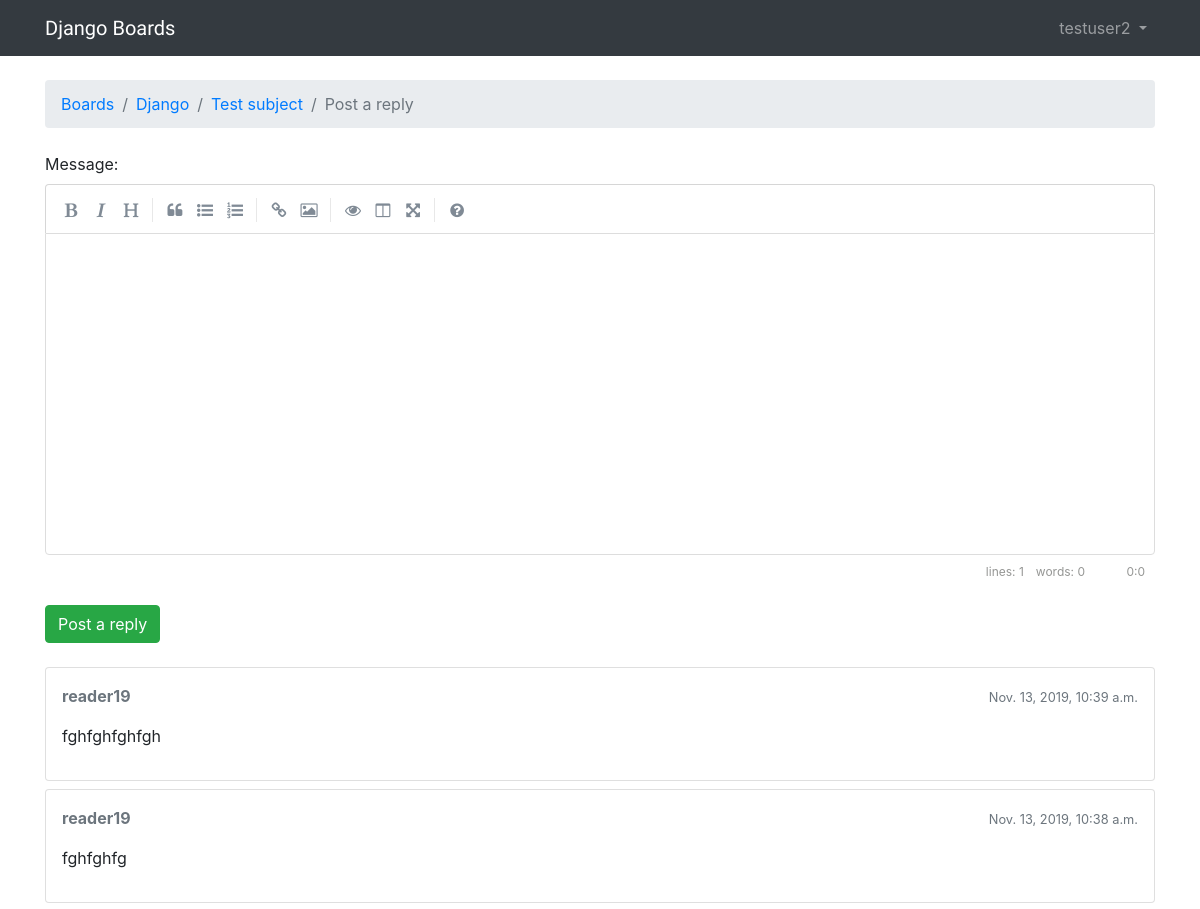
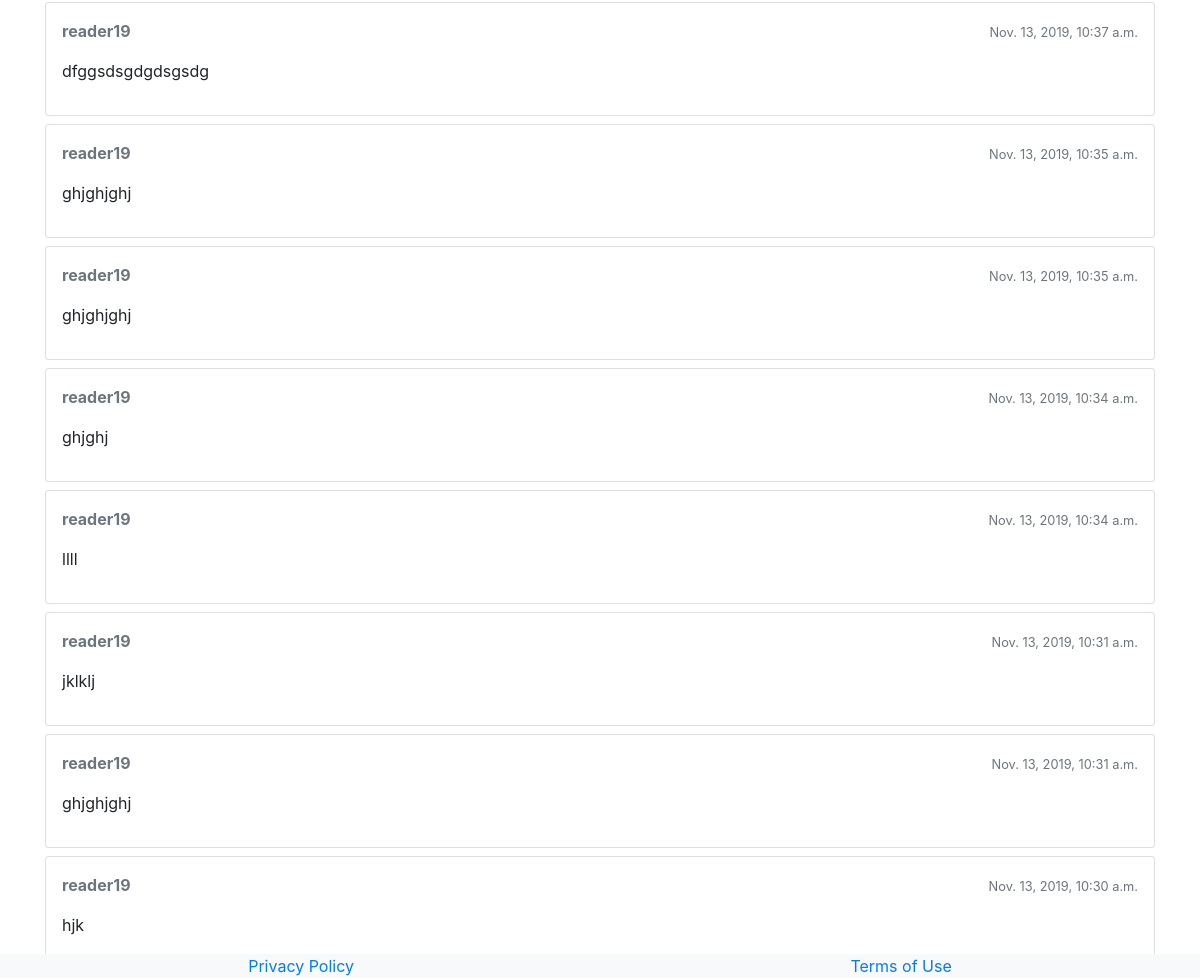
Page /boards/1/topics/1/reply/ (signed in) on the committed database (2 pictures, top to bottom).
### accounts/models.py (models this page shows)
class User(AbstractUser):
    TYPE_CHOICES = (
        ('R', 'Reader'),
        ('B', 'Blogger')
    )
    user_type = models.CharField(max_length=1, choices=TYPE_CHOICES)
    photo = models.ForeignKey(Photo, null=True, blank=True, on_delete=models.SET_NULL)

### boards/models.py (models this page shows, shortened)
class Topic(models.Model):
    subject = models.CharField(max_length=255)
    last_updated = models.DateTimeField(auto_now_add=True)
    board = models.ForeignKey(Board, related_name='topics', on_delete=models.CASCADE)
    starter = models.ForeignKey(User, related_name='topics', on_delete=models.DO_NOTHING)
    views = models.PositiveIntegerField(default=0)
    def get_last_ten_posts(self):
        return self.posts.order_by('-created_at')[:10]

class Board(models.Model):
    name = models.CharField(max_length=30, unique=True)
    description = models.CharField(max_length=100)
    is_active = models.BooleanField(default=True)

class Post(models.Model):
    message = models.TextField(max_length=4000)
    topic = models.ForeignKey(Topic, related_name='posts', on_delete=models.CASCADE)
    created_at = models.DateTimeField(auto_now_add=True)
    updated_at = models.DateTimeField(null=True)
    created_by = models.ForeignKey(User, related_name='posts', on_delete=models.DO_NOTHING)
    updated_by = models.ForeignKey(User, null=True, related_name='+', on_delete=models.DO_NOTHING)
    def get_message_as_markdown(self):
        return mark_safe(markdown(self.message, safe_mode='escape'))

### boards/views.py (the view)
# urls.py: path('boards/<int:pk>/topics/<int:topic_pk>/reply/', views.reply_topic, name='reply_topic'),
@login_required
def reply_topic(request, pk, topic_pk):
    topic = get_object_or_404(Topic, board__pk=pk, pk=topic_pk)
    if request.method == 'POST':
        form = PostForm(request.POST)
        if form.is_valid():
            post = form.save(commit=False)
            post.topic = topic
            post.created_by = request.user
            post.save()
            topic.last_updated = timezone.now()
            topic.save()
            topic_url = reverse('topic_posts', kwargs={
                                'pk': pk, 'topic_pk': topic_pk})
            topic_post_url = '{url}?page={page}#{id}'.format(
                url=topic_url,
                id=post.pk,
                page=topic.get_page_count()
            )
            return redirect(topic_post_url)
    else:
        form = PostForm()
    return render(request, 'reply_topic.html', {'topic': topic, 'form': form})

### boards/templatetags/form_tags.py (called while the page is built, shortened)
@register.filter
def field_type(bound_field):
    return bound_field.field.widget.__class__.__name__

@register.filter
def input_class(bound_field):
    css_class = ''
    if field_type(bound_field) == 'CheckboxSelectMultiple':
        return 'form-check-input'
    return 'form-control {}'.format(css_class)

### templates/reply_topic.html (shortened to what this page needs)
{% extends 'base.html' %}
{% load static %}
{% block stylesheet %}
  <link rel="stylesheet" href="{% static 'css/simplemde.min.css' %}">
{% endblock %}
{% block breadcrumb %}
  <li class="breadcrumb-item"><a href="{% url 'home' %}">Boards</a></li>
  <li class="breadcrumb-item"><a href="{% url 'board_topics' topic.board.pk %}">{{ topic.board.name }}</a></li>
  <li class="breadcrumb-item"><a href="{% url 'topic_posts' topic.board.pk topic.pk %}">{{ topic.subject }}</a></li>
  <li class="breadcrumb-item active">Post a reply</li>
{% endblock %}
{% block content %}
  <form method="post" class="mb-4" novalidate>
    {% include 'includes/form.html' %}
    <button type="submit" class="btn btn-success">Post a reply</button>
  </form>
  {% for post in topic.get_last_ten_posts %}
    <div class="card mb-2">
      <div class="card-body p-3">
        <div class="row mb-3">
          <div class="col-6">
            <strong class="text-muted">{{ post.created_by.username }}</strong>
          </div>
          <div class="col-6 text-right">
            <small class="text-muted">{{ post.created_at }}</small>
          </div>
        </div>
        {{ post.get_message_as_markdown }}
      </div>
    </div>
  {% endfor %}
{% endblock %}

### templates/base.html (shortened to what this page needs)
{% load static %}
{% load flatpages %}
<!DOCTYPE html>
<html>
  <head>
    <link rel="stylesheet" href="{% static 'css/bootstrap.min.css' %}">
    <link rel="stylesheet" href="{% static 'css/cropper.min.css' %}">
    <link rel="stylesheet" href="{% static 'css/app.css' %}">
    {% block stylesheet %}{% endblock %}
  </head>
  <body style="scroll: auto">
    {% block body %}
      <nav class="navbar navbar-expand-sm navbar-dark bg-dark">
        <div class="container">
          <a class="navbar-brand" href="{% url 'home' %}">Django Boards</a>
          <div class="collapse navbar-collapse" id="mainMenu">
            {% if user.is_authenticated %}
              <ul class="navbar-nav ml-auto">
                <li class="nav-item dropdown">
                  <a class="nav-link dropdown-toggle" href="#" id="userMenu" data-toggle="dropdown" aria-haspopup="true" aria-expanded="false">
                    {{ user.username }}
                  </a>
                </li>
              </ul>
            {% else %}
              <form class="form-inline ml-auto">
                <a href="{% url 'login' %}" class="btn btn-outline-secondary">Log in</a>
                <a href="{% url 'signup' %}" class="btn btn-primary ml-2">Sign up</a>
              </form>
            {% endif %}
          </div>
        </div>
      </nav>
      <div class="container">
        <ol class="breadcrumb my-4">
          {% block breadcrumb %}
          {% endblock %}
        </ol>
        <div id="content-block">
            {% block content %}
            {% endblock %}
        </div>
      </div>
    <footer class="fixed-bottom page-footer font-small bg-light d-flex justify-content-around">
        {% get_flatpages as flatpages %}
        {% for page in flatpages%}
            <div class="mx-2">
            <a href="pages{{ page.url }}"> {{ page.title }}</a>
        </div>
        {% endfor %}
    </footer>
    {% endblock body %}
  </body>
</html>

### static/css/app.css (style rules this page uses)
.navbar-brand { font-family: 'Peralta', cursive; }

### rows in the picture
User: username "testuser2"
Topic: board.name "Django", subject "Test subject"
Post: created_by.username "reader19", created_at "Nov. 13, 2019, 10:39 a.m.", get_message_as_markdown "fghfghfghfgh"
Post: created_by.username "reader19", created_at "Nov. 13, 2019, 10:38 a.m.", get_message_as_markdown "fghfghfg"
Post: created_by.username "reader19", created_at "Nov. 13, 2019, 10:37 a.m.", get_message_as_markdown "dfggsdsgdgdsgsdg"
Post: created_by.username "reader19", created_at "Nov. 13, 2019, 10:35 a.m.", get_message_as_markdown "ghjghjghj"
Post: created_by.username "reader19", created_at "Nov. 13, 2019, 10:35 a.m.", get_message_as_markdown "ghjghjghj"
Post: created_by.username "reader19", created_at "Nov. 13, 2019, 10:34 a.m.", get_message_as_markdown "ghjghj"
Post: created_by.username "reader19", created_at "Nov. 13, 2019, 10:34 a.m.", get_message_as_markdown "llll"
Post: created_by.username "reader19", created_at "Nov. 13, 2019, 10:31 a.m.", get_message_as_markdown "jklklj"
Post: created_by.username "reader19", created_at "Nov. 13, 2019, 10:31 a.m.", get_message_as_markdown "ghjghjghj"
Post: created_by.username "reader19", created_at "Nov. 13, 2019, 10:30 a.m.", get_message_as_markdown "hjk"

### other values in the picture
{{ field.label_tag }} "Message:"
{{ page.title }} "Privacy Policy"
{{ page.title }} "Terms of Use"
